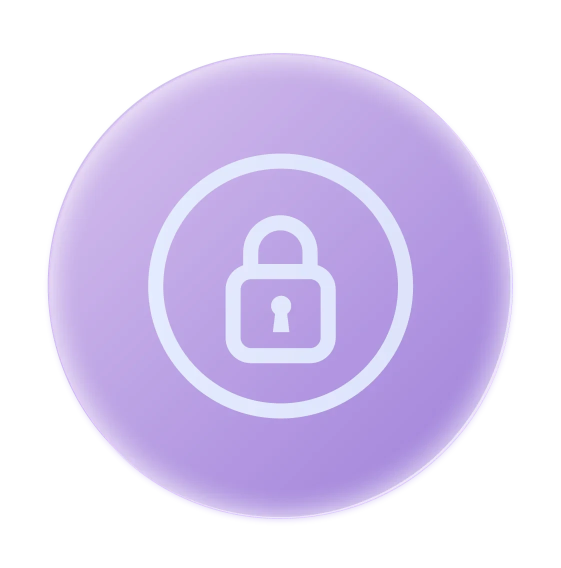
#> input picture assets/gch_pics/gch_3d3e1e.webp, 1121 x 1136 px (shown at 1/2 size)
$ python -i design_slicer.py   (imports and definitions only)
#> lines starting #> are read from the running program, lines starting #| are printed output that depends on the picture
#> further down, picture is the input picture: PIL image 1121x1136 RGBA; mean R, G, B, A 118.9, 102.8, 156.8, 136.5
#!/usr/bin/env python3
# -*- coding: utf-8 -*-
"""Design Slicer

A pragmatic image slicing tool for turning design mockups (Figma/Sketch exports)
into Flutter-ready assets.

Features
- Multiple slicing modes:
  - spec: arbitrary rectangles from a JSON/YAML spec
  - grid: uniform grid slicing
  - nine: 9-slice (3x3) by insets
  - autocrop: crop by alpha/content bbox
- Output normalization:
  - convert format (png/jpg/webp)
  - generate @1x/@2x/@3x variants
  - optional padding / safe clipping
- Compression for app delivery:
  - PNG: optimize + optional adaptive palette quantization
  - WebP: lossless or lossy with quality control
  - JPEG: progressive + optimize

Typical usage
  python design_slicer.py spec --input design.png --spec slices.json --out assets/

Spec schema (JSON/YAML)
{
  "defaults": {
    "format": "png",
    "variants": [1,2,3],
    "scale_base": 3,
    "compression": {"png": {"quantize": false, "colors": 256}, "webp": {"lossless": true, "quality": 95}}
  },
  "slices": [
    {"name": "btn_primary", "box": [120, 800, 420, 920], "format": "png"},
    {"name": "bg_header", "box": {"x":0,"y":0,"w":1080,"h":320}, "format": "webp", "compression": {"webp": {"lossless": true}}}
  ]
}

Box formats
- [left, top, right, bottom]
- {x,y,w,h}

Outputs
- assets/btn_primary.png, assets/btn_primary@2x.png, assets/btn_primary@3x.png (if variants enabled)

"""

from __future__ import annotations

import argparse
import json
import math
import os
import sys
from dataclasses import dataclass, field
from typing import Any, Dict, List, Optional, Sequence, Tuple, Union

from PIL import Image


# ------------------------- Utilities -------------------------

def _eprint(*args: Any) -> None:
    print(*args, file=sys.stderr)


def _ensure_dir(p: str) -> None:
    os.makedirs(p, exist_ok=True)


# [42 lines left out: functions _safe_int, _load_spec, _parse_box, not called in this run]


def _clip_box(l: int, t: int, r: int, b: int, w: int, h: int, pad: int = 0) -> Tuple[int, int, int, int]:
    l2 = max(0, l - pad)
    t2 = max(0, t - pad)
    r2 = min(w, r + pad)
    b2 = min(h, b + pad)
    if r2 <= l2 or b2 <= t2:
        raise ValueError(f"Invalid/empty crop box after clipping: {(l2,t2,r2,b2)}")
    return l2, t2, r2, b2


def _autocrop_box(img: Image.Image, threshold: int = 0, pad: int = 0) -> Optional[Tuple[int, int, int, int]]:
    """Compute bbox by alpha if exists; else by luminance threshold."""
#> called with threshold = 0, pad = 0
    if img.mode in ("RGBA", "LA"):
        alpha = img.getchannel("A")
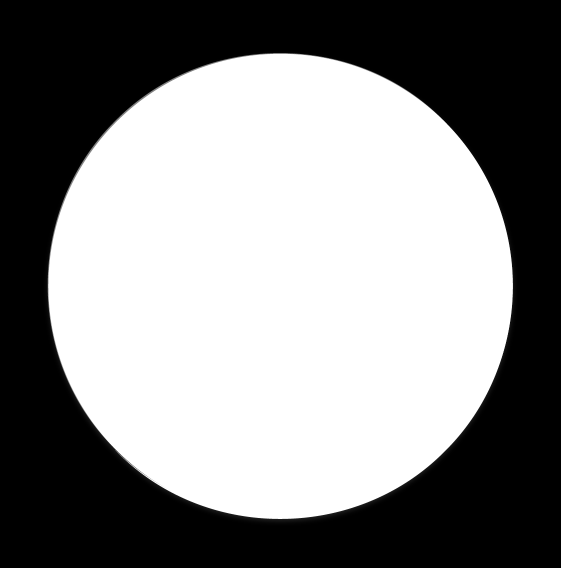
#> alpha: PIL image 1121x1136 L (shown at 1/2 size); min 0, max 255, mean 136.5
        bbox = alpha.point(lambda a: 255 if a > threshold else 0).getbbox()
#> bbox = (86, 102, 1037, 1052)
    else:
        gray = img.convert("L")
        bbox = gray.point(lambda p: 255 if p > threshold else 0).getbbox()
    if bbox is None:
        return None
    l, t, r, b = bbox
#> l = 86; t = 102; r = 1037; b = 1052
    return _clip_box(l, t, r, b, img.width, img.height, pad=pad)
#> in _clip_box, `l2 = max(0, l - pad)`: l2 = 86
#> in _clip_box, `t2 = max(0, t - pad)`: t2 = 102
#> in _clip_box, `r2 = min(w, r + pad)`: r2 = 1037
#> in _clip_box, `b2 = min(h, b + pad)`: b2 = 1052


# ------------------------- Compression -------------------------

@dataclass
class PngCompression:
    quantize: bool = False
    colors: int = 256
    optimize: bool = True


@dataclass
class WebpCompression:
    lossless: bool = True
    quality: int = 95
    method: int = 6


@dataclass
class JpegCompression:
    quality: int = 85
    optimize: bool = True
    progressive: bool = True


@dataclass
class CompressionConfig:
    png: PngCompression = field(default_factory=PngCompression)
    webp: WebpCompression = field(default_factory=WebpCompression)
    jpg: JpegCompression = field(default_factory=JpegCompression)

    # [92 lines left out: functions from_dict, _save_image, _resize_variant, not called in this run]


def _variant_suffix(scale: int) -> str:
    return "" if scale == 1 else f"@{scale}x"


# [327 lines left out: functions slice_by_spec, slice_grid, slice_nine, _deep_merge, build_parser, _comp_from_args and 1 more, not called in this run]


# [2 lines not run here, left out]

>>> from PIL import Image
>>> picture = Image.open('../assets/gch_pics/gch_3d3e1e.webp')
>>> result = _autocrop_box(picture)
#> result = (86, 102, 1037, 1052)

$ run again, on assets/gch_pics/gch_79d867.webp
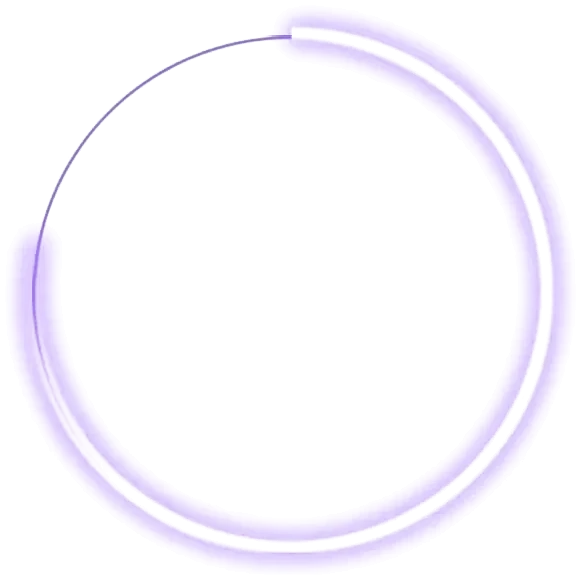
#> input picture assets/gch_pics/gch_79d867.webp, 581 x 580 px
#> picture is the input picture: PIL image 581x580 RGBA; mean R, G, B, A 217.8, 214.3, 226.4, 21.6
#> in _autocrop_box, `alpha = img.getchannel("A")`:
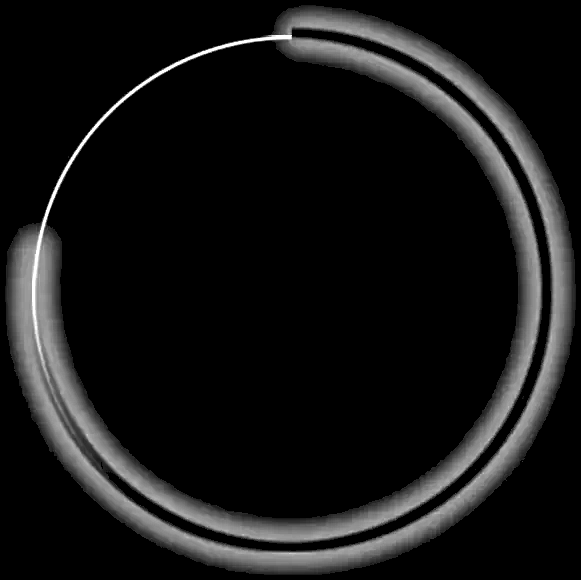
#> alpha: PIL image 581x580 L; min 0, max 255, mean 21.6
#> bbox = (5, 5, 576, 575)
#> l = 5; r = 576; b = 575
#> l2 = 5
#> r2 = 576
#> b2 = 575
#> result = (5, 5, 576, 575)

$ run again, on assets/gch_pics/gch_954b5f.webp
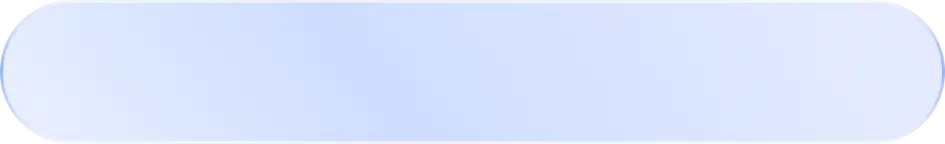
#> input picture assets/gch_pics/gch_954b5f.webp, 945 x 144 px
#> picture is the input picture: PIL image 945x144 RGBA; mean R, G, B, A 217.1, 226.8, 252.1, 246.4
#> in _autocrop_box, `alpha = img.getchannel("A")`:
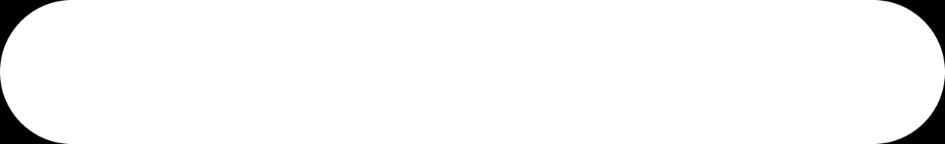
#> alpha: PIL image 945x144 L; min 0, max 255, mean 246.4
#> bbox = (0, 0, 945, 144)
#> l = 0; r = 945; b = 144
#> l2 = 0
#> r2 = 945
#> b2 = 144
#> result = (0, 0, 945, 144)

$ run again, on assets/gch_pics/gch_a05c0e.webp
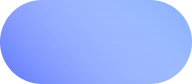
#> input picture assets/gch_pics/gch_a05c0e.webp, 192 x 84 px
#> picture is the input picture: PIL image 192x84 RGBA; mean R, G, B, A 116.4, 148.5, 247.2, 183.1
#> in _autocrop_box, `alpha = img.getchannel("A")`:
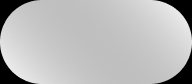
#> alpha: PIL image 192x84 L; min 0, max 234, mean 183.1
#> bbox = (0, 0, 192, 84)
#> l = 0; r = 192; b = 84
#> l2 = 0
#> r2 = 192
#> b2 = 84
#> result = (0, 0, 192, 84)
